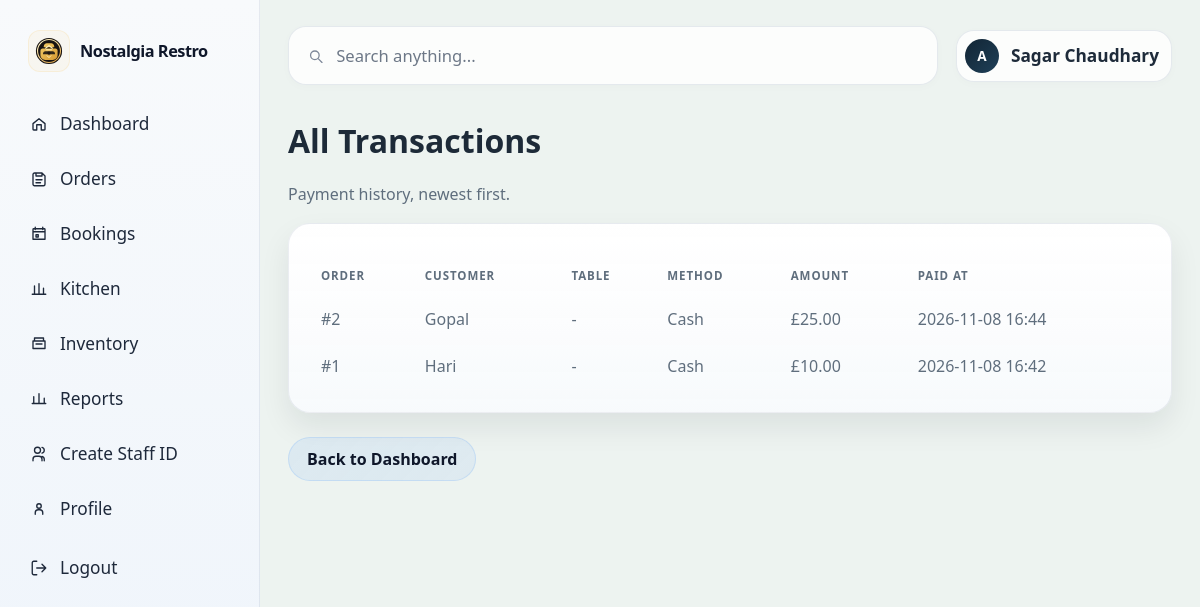
Before: /dashboard/transactions/ (signed in) with the older database file.
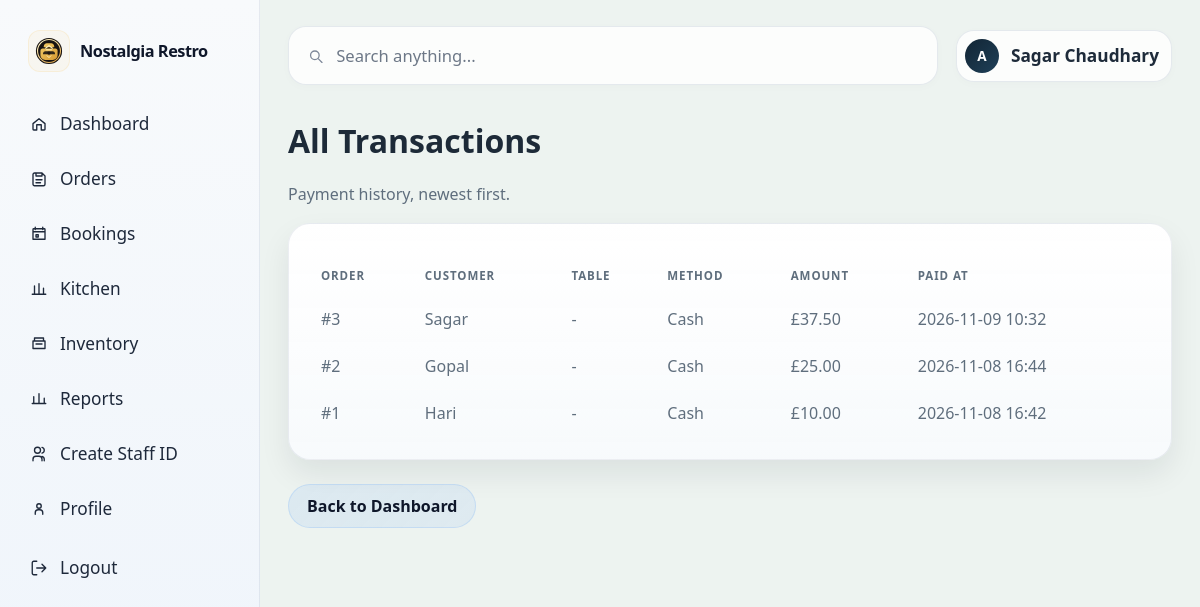
After: the same page with the newer database file.
### restaurant/models.py (models this page shows, shortened)
class Payment(models.Model):
    METHOD_CHOICES = [
        ("cash", "Cash"),
        ("qr", "QR Payment"),
        ("card", "Card"),
    ]
    order = models.OneToOneField(Order, on_delete=models.CASCADE, related_name="payment")
    payment_method = models.CharField(max_length=20, choices=METHOD_CHOICES, default="cash")
    amount = models.DecimalField(max_digits=10, decimal_places=2)
    paid_at = models.DateTimeField(default=timezone.now)

class Order(models.Model):
    ORDER_TYPE_CHOICES = [
        ("dine_in", "Dine In"),
        ("takeaway", "Takeaway"),
    ]
    STATUS_CHOICES = [
        ("pending", "Pending"),
        ("preparing", "Preparing"),
        ("ready", "Ready"),
    ]
    customer_name = models.CharField(max_length=120, default="Walk-in Customer")
    order_type = models.CharField(max_length=20, choices=ORDER_TYPE_CHOICES, default="dine_in")
    table_number = models.PositiveIntegerField(null=True, blank=True)
    status = models.CharField(max_length=20, choices=STATUS_CHOICES, default="pending")
    notes = models.TextField(blank=True)
    created_at = models.DateTimeField(auto_now_add=True)
    total_amount = models.DecimalField(max_digits=10, decimal_places=2, default=0)
    class Meta:
        ordering = ["-created_at"]

### restaurant/views.py (the view)
        def wrapped_view(request, *args, **kwargs):
            if not request.user.is_authenticated:
                return redirect("login")
            if not request.user.is_active:
                return redirect("login")
            if roles and request.user.role not in roles:
                messages.warning(request, "You do not have permission to access that page.")
                return redirect("dashboard")
            return view_func(request, *args, **kwargs)

### restaurant/views.py (called while the page is built)
def role_required(*roles):
    def decorator(view_func):
        def wrapped_view(request, *args, **kwargs):
            if not request.user.is_authenticated:
                return redirect("login")
            if not request.user.is_active:
                return redirect("login")
            if roles and request.user.role not in roles:
                messages.warning(request, "You do not have permission to access that page.")
                return redirect("dashboard")
            return view_func(request, *args, **kwargs)
        return wrapped_view
    return decorator

@login_required
@role_required("admin", "manager", "cashier")
def all_transactions(request):
    payments = Payment.objects.select_related("order").order_by("-paid_at")
    return render(request, "restaurant/all_transactions.html", {"payments": payments})

### restaurant/templates/restaurant/all_transactions.html (shortened to what this page needs)
{% extends 'restaurant/base.html' %}
{% block content %}
  <h1>All Transactions</h1>
  <p class="muted">Payment history, newest first.</p>
  <div class="section">
    <table class="table">
      <thead>
        <tr>
          <th>Order</th>
          <th>Customer</th>
          <th>Table</th>
          <th>Method</th>
          <th>Amount</th>
          <th>Paid At</th>
        </tr>
      </thead>
      <tbody>
        {% for payment in payments %}
          <tr>
            <td>#{{ payment.order.pk }}</td>
            <td>{{ payment.order.customer_name }}</td>
            <td>{% if payment.order.table_number %}{{ payment.order.table_number }}{% else %}-{% endif %}</td>
            <td>{{ payment.get_payment_method_display }}</td>
            <td>£{{ payment.amount|floatformat:2 }}</td>
            <td>{{ payment.paid_at|date:'Y-m-d H:i' }}</td>
          </tr>
        {% empty %}
          <tr>
            <td colspan="6" class="muted">No transactions recorded yet.</td>
          </tr>
        {% endfor %}
      </tbody>
    </table>
  </div>
  <div class="page-actions">
    <a href="{% url 'dashboard' %}" class="button-link">Back to Dashboard</a>
  </div>
{% endblock %}

Changed rows visible on the page:
added Payment: order.pk "3", order.customer_name "Sagar", payment_method "Cash", amount "37.50", paid_at "2026-11-09 10:32"
